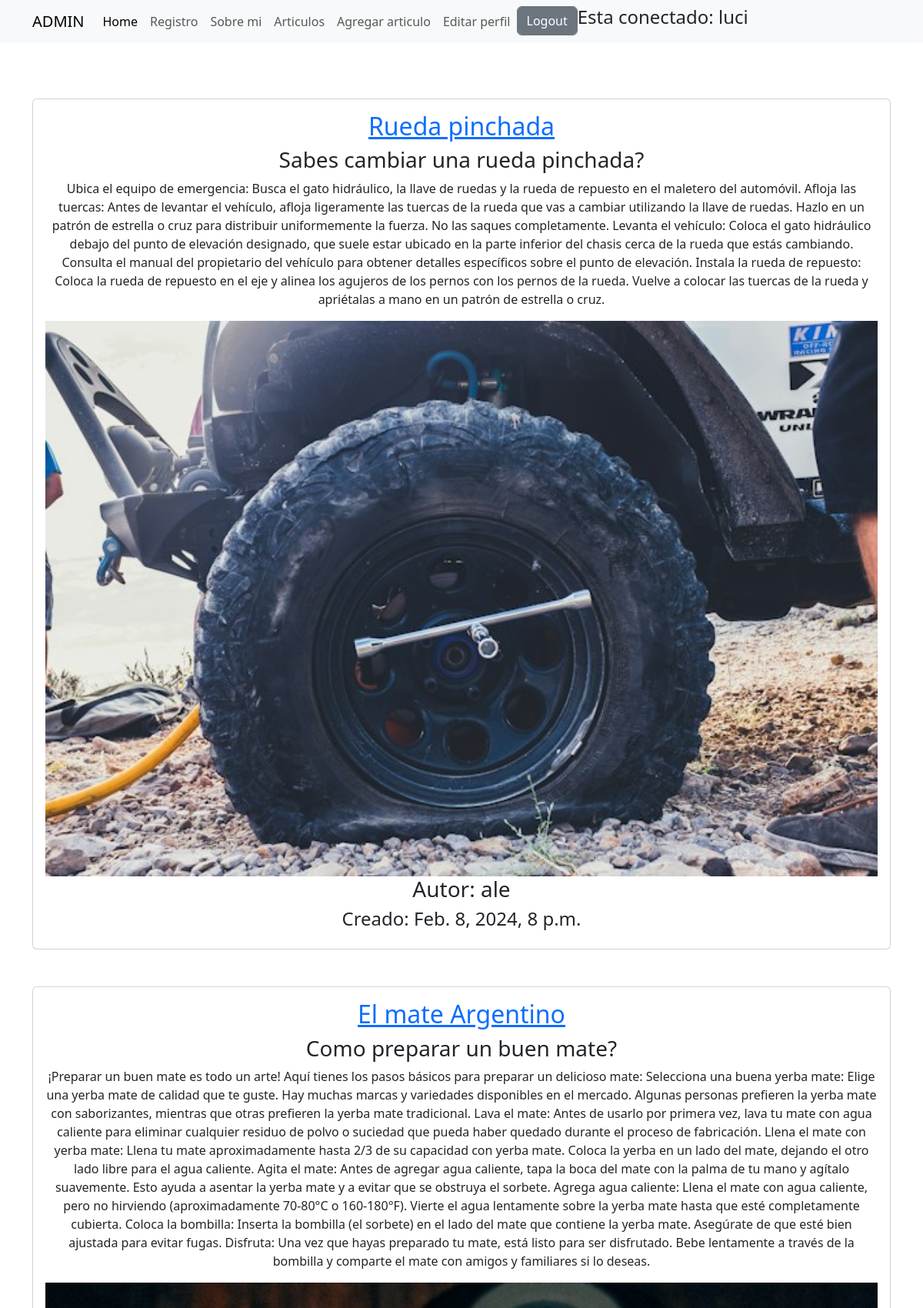
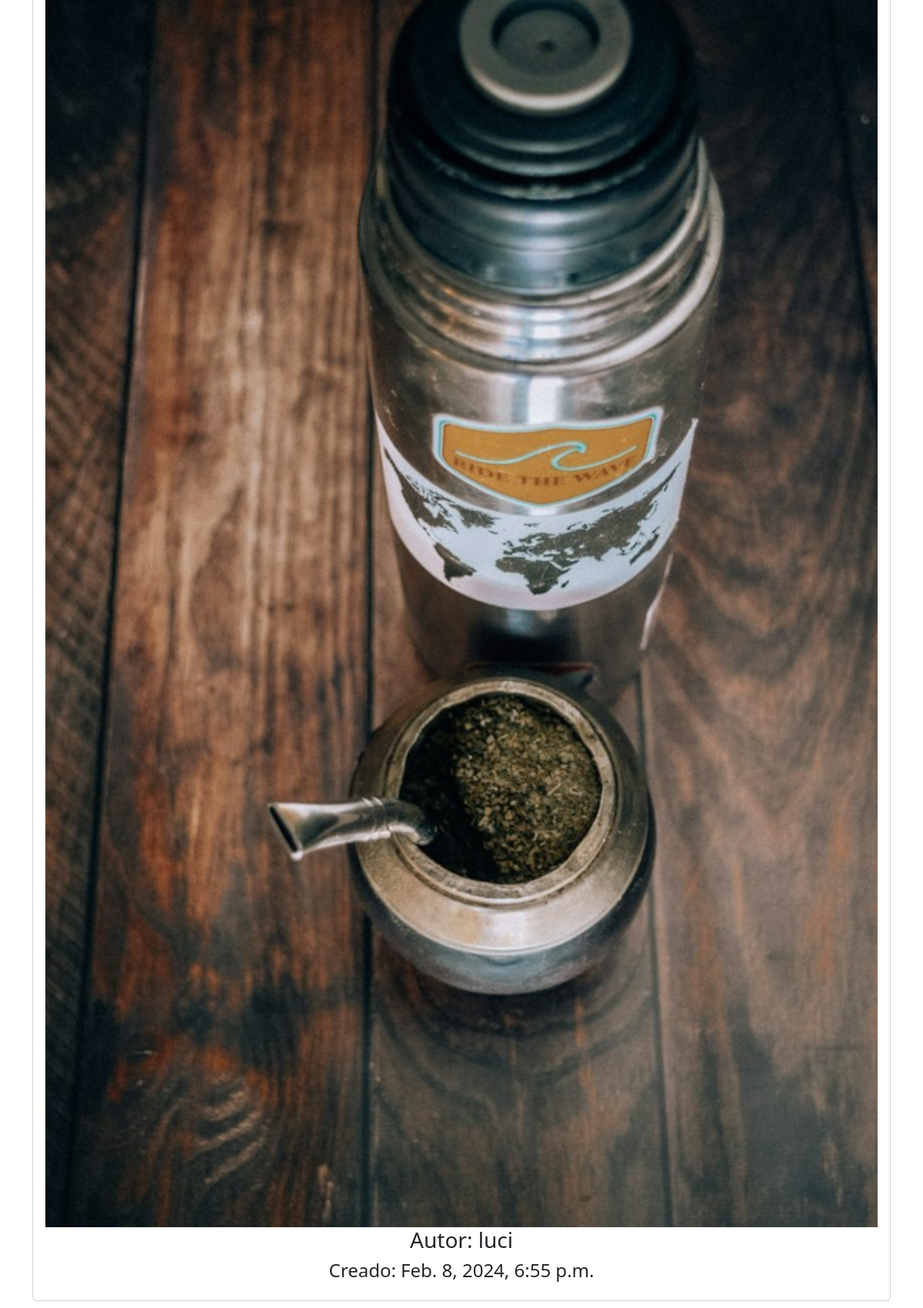
The app's page /todosArticulos/ (signed in, upper part) with its own data (2 pictures, top to bottom).
### AlexBlog/models.py (models this page shows, shortened)
class Entrada(models.Model):
    titulo = models.CharField(max_length=50)
    subtitulo = models.CharField(max_length=50)
    cuerpo = models.TextField(max_length=1500)
    imagen = models.ImageField('Imagen del articulo.', blank=True, null= True, upload_to= '', max_length= 200, default= 'imagenDefault.jpg')
    autor = models.ForeignKey(User, on_delete=models.CASCADE)
    fecha = models.DateTimeField(auto_now_add=True, editable=False)

### AlexBlog/views.py (the view)
# urls.py: path("todosArticulos/", VerArticulos.as_view(), name="verArticulos"),
class VerArticulos(ListView,LoginRequiredMixin):
    model = Entrada
    template_name = 'todosArticulos.html'
    context_object_name = 'articulos'
    ordering = ['-fecha']

### templates/todosArticulos.html
{% extends 'index.html' %}
{% block content %}
<div class="container">
    {% for elemento in articulos %}
    <section class="row">
        <article class="card card-body text-center my-4">
            <a href="{% url 'articuloDetalle' elemento.pk %}">
                <h2>{{ elemento.titulo }}</h2>
            </a>
            <h3>{{ elemento.subtitulo }}</h3>
            <p>{{ elemento.cuerpo }}</p>
            <img src="{{ elemento.imagen.url }}" alt="imagenArticulo">
            <h3>Autor: {{ elemento.autor}} </h3>
            <h4>Creado: {{ elemento.fecha}}</h4>
        </article>
    </section>
    {% endfor %}
</div>
{% endblock %}

### templates/index.html (shortened to what this page needs)
<!DOCTYPE html>
<html lang="en">
<head>
    <link rel="stylesheet" type="text/css"
        href="https://cdn.jsdelivr.net/npm/bootstrap@5.3.2/dist/css/bootstrap.min.css" />
</head>
<body>
    <header>
        <nav class="navbar navbar-expand-lg bg-body-tertiary">
            <div class="container">
                <a class="navbar-brand" href="/admin/">ADMIN</a>
                <div class="collapse navbar-collapse" id="navbarSupportedContent">
                    <ul class="navbar-nav me-auto mb-2 mb-lg-0">
                        <li class="nav-item">
                            <a class="nav-link active" aria-current="page" href="/">Home</a>
                        </li>
                        <li class="nav-item">
                            <a class="nav-link" href="{% url 'registro' %}">Registro</a>
                        </li>
                        <li class="nav-item">
                            <a class="nav-link" href="{% url 'sobreMi' %}">Sobre mi</a>
                        </li>
                        {% if user.is_authenticated%}
                        <li class="nav-item">
                            <a class="nav-link" href="{% url 'verArticulos' %}">Articulos</a>
                        </li>
                        <li class="nav-item">
                            <a class="nav-link" href="{% url 'agregarArticulos' %}">Agregar articulo</a>
                        </li>
                        <li class="nav-item">
                            <a class="nav-link" href="{% url 'editarUsuario' %}">Editar perfil</a>
                        </li>
                        <li class="nav-item">
                            <form method="post" action="{% url 'logout' %}">
                                <button type="submit" class="form-control btn btn-secondary">Logout</button>
                            </form>
                        </li >
                        {% else %}
                        <li class="nav-item">
                            <a class="nav-link" href="{% url 'login' %}">Login</a>
                        </li>
                        {% endif %}
                        {% if user.is_authenticated %}
                        <h4> Esta conectado: {{user}} </h4>
                        {% endif %}
                    </ul>
                </div>
            </div>
        </nav>
    </header>
    <main class="container py-5">
        {% load static %}
        {% block content %}{% endblock %}
    </main>
</body>
</html>

### templates/index.html (style rules this page uses)
.navbar-nav .nav-link { transition: transform 0.3s ease; }

### records on screen
Entrada: titulo "Rueda pinchada", subtitulo "Sabes cambiar una rueda pinchada?", cuerpo "Ubica el equipo de emergencia: Busca el gato hidráulico, la llave de ruedas y la rueda de repuesto en el maletero del automóvil. Afloja las tuercas: Antes de levantar el vehículo, afloja ligeramente las tuercas de la rueda que vas a cambiar utilizando la llave de ruedas. Hazlo en un patrón de estrella o cruz para distribuir uniformemente la fuerza. No las saques completamente. Levanta el vehículo: Coloca el gato hidráulico debajo del punto de elevación designado, que suele estar ubicado en la parte inferior del chasis cerca de la rueda que estás cambiando. Consulta el manual del propietario del vehículo para obtener detalles específicos sobre el punto de elevación. Instala la rueda de…", imagen (picture), autor "ale", fecha "Feb. 8, 2024, 8 p.m."
Entrada: titulo "El mate Argentino", subtitulo "Como preparar un buen mate?", cuerpo "¡Preparar un buen mate es todo un arte! Aquí tienes los pasos básicos para preparar un delicioso mate: Selecciona una buena yerba mate: Elige una yerba mate de calidad que te guste. Hay muchas marcas y variedades disponibles en el mercado. Algunas personas prefieren la yerba mate con saborizantes, mientras que otras prefieren la yerba mate tradicional. Lava el mate: Antes de usarlo por primera vez, lava tu mate con agua caliente para eliminar cualquier residuo de polvo o suciedad que pueda haber quedado durante el proceso de fabricación. Llena el mate con yerba mate: Llena tu mate aproximadamente hasta 2/3 de su capacidad con yerba mate. Coloca la yerba en un lado del mate, dejando el otro…", imagen (picture), autor "luci", fecha "Feb. 8, 2024, 6:55 p.m."

### other values on screen
{{ user }} "luci"
